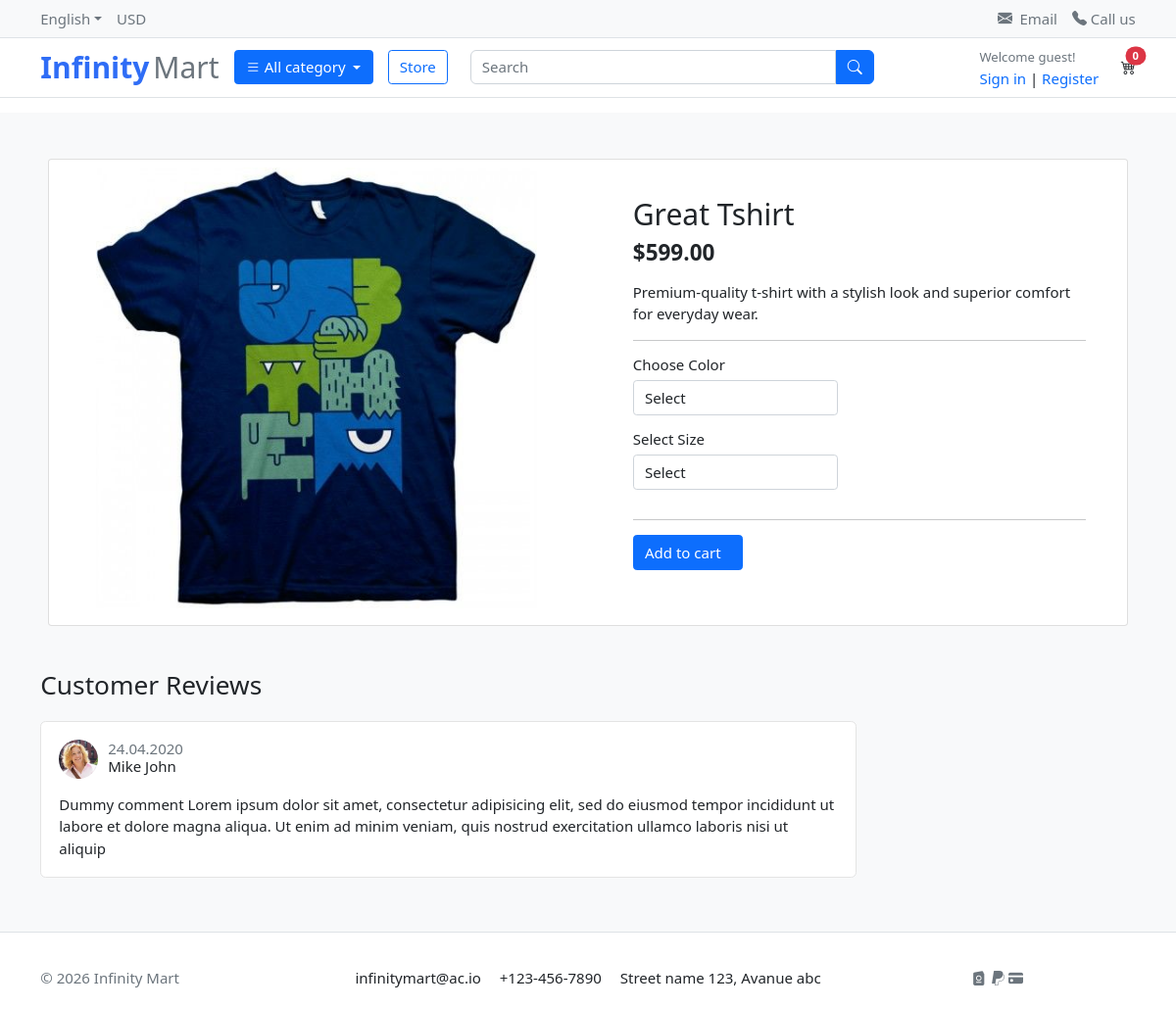
Page /store/category/t-shirts/great-tshirt/ on the committed database.
### store/models.py (models this page shows, shortened)
class Product(models.Model):
    product_name = models.CharField(max_length=255)
    slug = models.SlugField(max_length=200, unique=True)
    price = models.DecimalField(max_digits=10, decimal_places=2)
    previous_price = models.DecimalField(max_digits=10, decimal_places=2, null=True, blank=True)
    description = models.TextField(max_length=200, blank=True)
    is_available = models.BooleanField(default=True)
    images = models.ImageField(upload_to='media/products/')
    stock = models.PositiveIntegerField()
    category = models.ForeignKey('category.Category', on_delete=models.CASCADE)
    created_date = models.DateTimeField(auto_now=True)
    modified_date = models.DateTimeField(auto_now=True)

### store/views.py (the view)
# urls.py: path('category/<slug:category_slug>/<slug:product_slug>/', product_detail, name='product_detail'),
def product_detail(request, category_slug, product_slug):
    try:
        single_product = Product.objects.get(category__slug=category_slug, slug=product_slug)
        in_cart = CartItem.objects.filter(cart__cart_id = cart_id(request), product=single_product).exists()
    except Exception as e:
        raise e
    context = {
        'single_product': single_product,
        'in_cart': in_cart,
    }
    return render(request,'store/product_detail.html', context)

### carts/context_processor.py (called while the page is built)
def counter(request):
    cart_count = 0
    if 'admin' in request.path:
        return {}
    else:
        try:
            cart = Cart.objects.filter(cart_id=cart_id(request))
            if request.user.is_authenticated:
                cart_items = CartItem.objects.all().filter( user=request.user)
            else:
                cart_items = CartItem.objects.all().filter(cart=cart[:1])
            for cart_item in cart_items:
                cart_count += cart_item.quantity
        except Cart.DoesNotExist:
            cart_count = 0
    return dict(cart_count=cart_count)

### carts/views.py (called while the page is built)
def cart_id(request):
    cart = request.session.session_key
    if not cart:
        request.session.create()
        cart = request.session.session_key
    return cart

### category/context_proessors.py (called while the page is built)
def menu_links(request):
    links = Category.objects.all()
    return dict(links=links)

### category/models.py (called while the page is built)
    def get_url(self):
        return reverse('products_by_category', args=[self.slug])

### store/models.py (called while the page is built)
    def colors(self):
        return super(VariationManager, self).filter(variation_category='color', is_active=True)

    def sizes(self):
        return super(VariationManager, self).filter(variation_category='size', is_active=True)

### templates/store/product_detail.html (shortened to what this page needs)
{% extends 'base.html' %}
{% load static %}
{% block content %}
<section class="section-content padding-y bg">
    <div class="container">
        <div class="card m-2 p-2">
            <div class="row no-gutters">
                <aside class="col-md-6">
                    <article class="gallery-wrap">
                        <div class="img-big-wrap">
                            <a href="#"><img src="{{ single_product.images.url }}"></a>
                        </div>
                    </article>
                </aside>
                <main class="col-md-6 border-left">
                    <form action="{% url 'add_cart' single_product.id %}" method="POST">
                        <article class="content-body">
                            <h2 class="title">{{ single_product.product_name }}</h2>
                            <div class="mb-3">
                                <var class="price h4">${{ single_product.price }}</var>
                            </div>
                            <p>{{ single_product.description }}</p>
                            <hr>
                            <div class="row w-50">
                                <div class="item-option-select ">
                                    <h6>Choose Color</h6>
                                    <select name="color" id="color" class="form-control" required>
                                        <option value="" selected>Select</option>
                                    </select>
                                </div>
                            </div>
                            <div class="row w-50">
                                <div class="item-option-select">
                                    <h6>Select Size</h6>
                                    <select name="size" id="size" class="form-control" required>
                                        <option value="" selected>Select</option>
                                    </select>
                                </div>
                            </div>
                            <hr>
                            {% if single_product.stock <= 0 %}
                                <span class="badge bg-danger mb-3">Out of Stock</span>
                            {% else %}
                                <button type="submit" class="btn  btn-primary"> <span class="text">Add to cart</span>
                                     </button>
                            {% endif %}
                        </article>
                    </form>
                </main>
            </div>
        </div>
        <br>
        <div class="row">
            <div class="col-md-9">
                <header class="section-heading">
                    <h3>Customer Reviews </h3>
                </header>
                <article class="box mb-3">
                    <div class="icontext w-100">
                        <img src="{% static 'images/avatars/avatar1.jpg' %}" class="img-xs icon rounded-circle">
                        <div class="text">
                            <span class="date text-muted float-md-right">24.04.2020 </span>
                            <h6 class="mb-1">Mike John </h6>
                        </div>
                    </div>
                    <div class="mt-3">
                        <p>
                            Dummy comment Lorem ipsum dolor sit amet, consectetur adipisicing elit, sed do eiusmod
                            tempor incididunt ut labore et dolore magna aliqua. Ut enim ad minim veniam,
                            quis nostrud exercitation ullamco laboris nisi ut aliquip
                        </p>
                    </div>
                </article>
            </div>
        </div>
    </div>
</section>
{% endblock %}

### app/static/css/ui.css (style rules this page uses)
html { font-family: "Inter", sans-serif,'Quicksand'; font-size: 15px; }
.content-body { flex: 1 1 auto; padding: 2rem 2.3rem; }
.img-xs, .img-sm, .img-md, .img-lg { -o-object-fit: cover; object-fit: cover; flex-shrink: 0; flex-grow: 0; }
.img-xs { width: 40px; height: 40px; }
.padding-y { padding-top: 40px; padding-bottom: 40px; }
var { font-style: normal; }
article:after, .form-group:after { display: block; clear: both; content: ""; }
.bg { background-color: #f8f9fa; }
.section-heading { margin-bottom: 20px; margin-top: 15px; }
p:last-child { margin-bottom: 0; }
.icontext { display: inline-flex; align-items: center; vertical-align: middle; }
.icontext .text { width: 100%; line-height: 1.2; }
.icontext .icon { position: relative; margin-right: 10px; flex-shrink: 0; flex-grow: 0; }
.price { font-weight: 600; color: #212529; }
.box { padding: 18px; background: #fff; border-radius: 0.37rem; border: 1px solid #e4e4e4; }
.box img { max-width: 100%; }
.gallery-wrap .img-big-wrap { margin-bottom: 10px; border-radius: 0.37rem; overflow: hidden; background-color: #fff; }
.gallery-wrap .img-big-wrap a { text-align: center; display: block; }
.gallery-wrap .img-big-wrap img { height: 450px; width: auto; display: inline-block; }
.item-option-select { margin-bottom: 1rem; display: inline-block; margin-right: 15px; }

### rows in the picture
Product: images (picture), product_name "Great Tshirt", price "599.00", description "Premium-quality t-shirt with a stylish look and superior comfort for everyday wear."

### other values in the picture
{{ cart_count }} "0"
